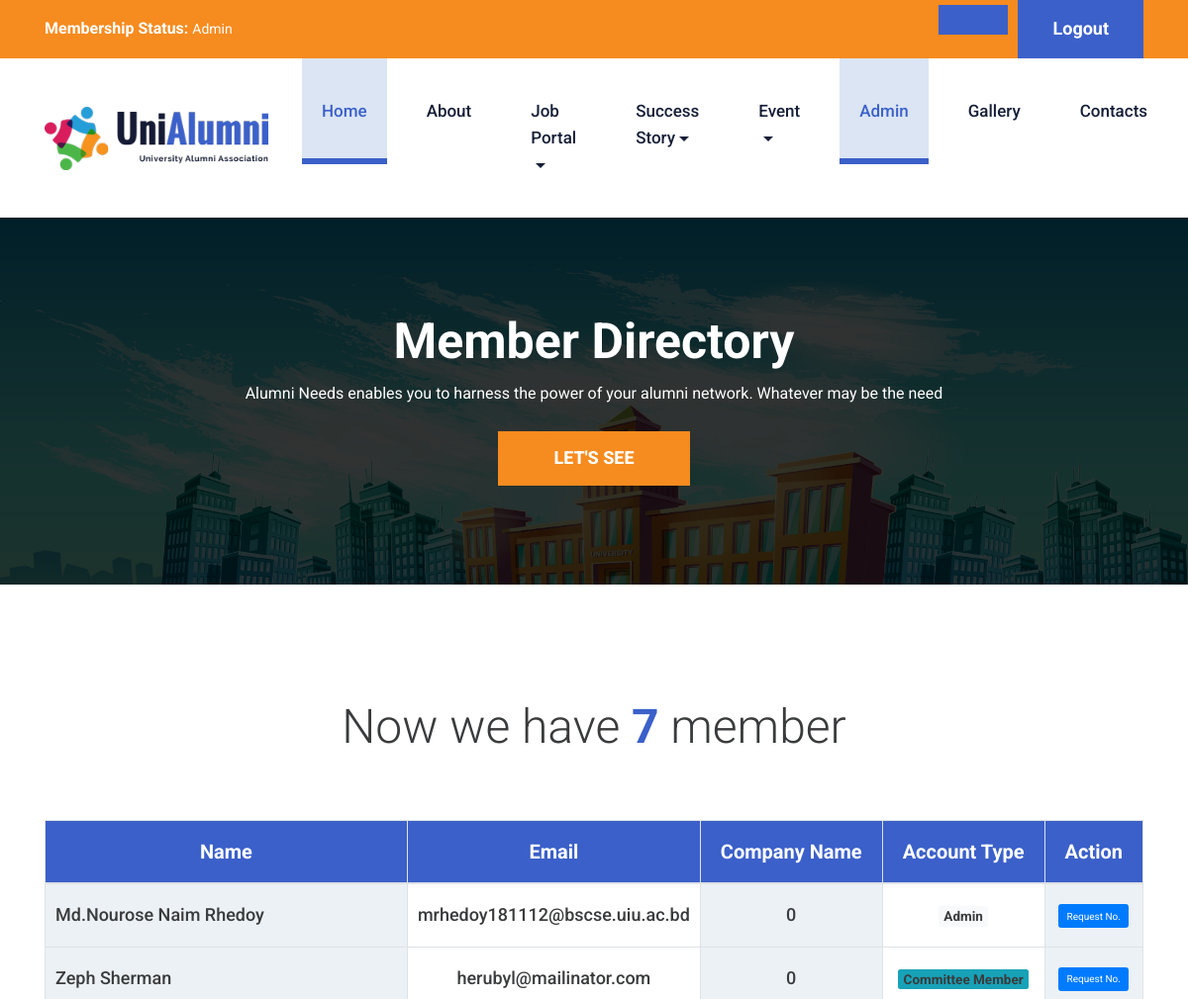
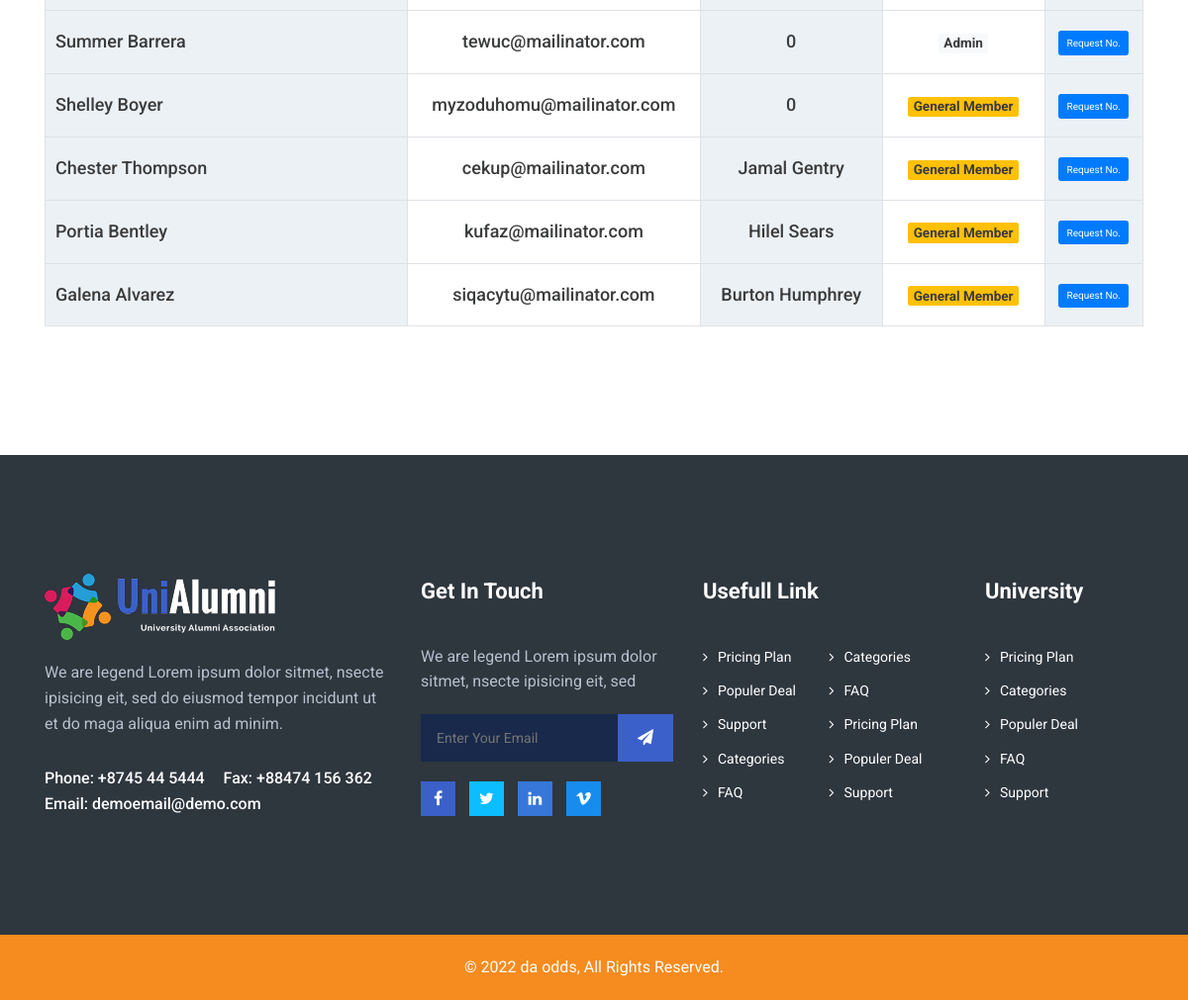
The app's page /frontend/contactList.php (signed in) with its own data (2 pictures, top to bottom).
### tables this page shows
CREATE TABLE `users` (
                         `id` int(11) NOT NULL,
                         `email` varchar(255) NOT NULL,
                         `password` varchar(255) NOT NULL,
                         `name` varchar(255) NOT NULL,
                         `account_type` int(1) NOT NULL COMMENT '0= admin, 1= alumni comitee, 2 = general user',
                         `dob` date NOT NULL,
                         `gender` varchar(255) NOT NULL,
                         `address` text NOT NULL,
                         `phone` varchar(15) NOT NULL,
                         `alumni_id_fk` int(11) DEFAULT NULL,
                         `company_name` text DEFAULT NULL
);

CREATE TABLE `alumni` (
                          `student_id` int(11) NOT NULL,
                          `department` varchar(255) NOT NULL,
                          `cgpa` varchar(255) DEFAULT NULL,
                          `photo` text DEFAULT NULL,
                          `company_id_fk` int(11) DEFAULT NULL,
                          `company_name` text DEFAULT NULL,
                          `company_website` text DEFAULT NULL
);

### frontend/contactList.php (the view, shortened to what this page needs)
<?php
include('header.php');
include('database/db_connect.php');
?>
<section id="page-title-area">
    <div class="container">
        <div class="row">
            <div class="col-lg-8 m-auto text-center">
                <div class="page-title-content">
                    <h1 class="h2">Member Directory</h1>
                    <p>Alumni Needs enables you to harness the power of your alumni network. Whatever may be the need</p>
                    <a href="#page-content-wrap" class="btn btn-brand smooth-scroll">Let's See</a>
                </div>
            </div>
        </div>
    </div>
</section>
<?php
$sql = "SELECT * FROM `users`  ";
$users = $conn->query($sql);
$number = $users->num_rows;
?>
<section id="page-content-wrap">
    <div class="directory-page-content-warp section-padding">
        <div class="container">
            <div class="row">
                <div class="col-lg-12 text-center">
                    <div class="directory-text-wrap">
                        <h2>Now  we have <strong class="funfact-count"><?php echo $number ?></strong> member </h2>
                        <div class="directory-table table-responsive">
                            <table class="table table-bordered">
                                <thead>
                                <tr>
                                    <th scope="col">Name</th>
                                    <th scope="col">Email</th>
                                    <th scope="col">Company Name</th>
                                    <th scope="col">Account Type</th>
                                    <th scope="col">Action</th>
                                </tr>
                                </thead>
                                <tbody>
                                <?php
                                while ( $user = $users->fetch_assoc() ) {
                                    ?>
                                    <tr>
                                        <td><?php echo $user['name'] ?></td>
                                        <td><?php echo $user['email'] ?></td>
                                        <?php
                                        $alumni_id_fk = $user['alumni_id_fk'];
                                        $sql = "SELECT `company_name`, `company_website` FROM `alumni` WHERE student_id='$alumni_id_fk'";
                                        $result = $conn->query($sql);
                                        $alumni = $result->fetch_assoc();
                                        ?>
                                        <td><?php echo $alumni['company_name'] ?></td>
                                        <td><?php if ($user['account_type'] == 1 )
                                            {
                                                echo '<a class="badge badge-info">Committee Member</a>';
                                            }
                                            else if ($user['account_type'] == 2 )
                                            {
                                                echo '<a class="badge badge-warning">General Member</a>';
                                            }
                                            else{
                                                echo '<a class="badge badge-light">Admin</a>';
                                            }
                                            ?></td>
                                        <td>
                                            <a class="text-white btn btn-md btn-primary">Request No.</a>
                                        </td>
                                    </tr>
                                    <?php
                                }
                                ?>
                                </tbody>
                            </table>
                        </div>
                    </div>
                </div>
            </div>
        </div>
    </div>
</section>
<?php
include("footer.php")
?>

### frontend/header.php (shortened to what this page needs)
<!DOCTYPE html>
<html class="no-js" lang="zxx">
<head>
    <link rel="stylesheet" href="../assets/frontend/assets/vendor/bootstrap/css/bootstrap.min.css" />
    <link rel="stylesheet" href="../assets/frontend/assets/vendor/navbar/bootstrap-4-navbar.css" />
    <link rel="stylesheet" href="../assets/frontend/assets/vendor/animate/animate.css" media="all" />
    <link rel="stylesheet" href="../assets/frontend/assets/vendor/fontawesome/css/font-awesome.min.css" />
    <link rel="stylesheet" href="../assets/frontend/assets/vendor/owl-carousel/owl.carousel.css" media="all" />
    <link rel="stylesheet" href="../assets/frontend/assets/vendor/magnific/magnific-popup.css" media="all" />
    <link rel="stylesheet" href="../assets/frontend/assets/vendor/nice-select/nice-select.css" media="all" />
    <link rel="stylesheet" href="../assets/frontend/assets/vendor/js-offcanvas/css/js-offcanvas.css" media="all" />
    <link id="cbx-style" data-layout="1" rel="stylesheet" href="../assets/frontend/assets/css/style-default.min.css" media="all" />
</head>
<body>
<header id="header-area">
    <div class="preheader-area">
        <div class="container">
            <div class="row">
                <div class="col-lg-6 col-sm-7 col-7">
                    <div class="preheader-left">
                        <?php
                        if (isset($_SESSION['user_details']) && isset($_SESSION['logged_in']) && $_SESSION['logged_in'] == true) {
                            $account_type = '';
                            if ($_SESSION['user_details']->account_type == 1) {
                                $account_type = 'Committee Member';
                            } else if ($_SESSION['user_details']->account_type == 2) {
                                $account_type = 'General Member';
                            } else {
                                $account_type = 'Admin';
                            }
                            ?>
                            <a ><strong>Membership Status: </strong><?php echo $account_type ?> </a>
                        <?php
                        }
                        ?>
                    </div>
                </div>
                <div class="col-lg-6 col-sm-5 col-5 text-right">
                    <div class="preheader-right">
                        <?php
                        if (isset($_SESSION['user_details']) && isset($_SESSION['logged_in']) && $_SESSION['logged_in'] == true) {
                            echo '<a  class="btn-auth btn-auth-rev" >';
                            echo '</a>';
                            echo '<a  class="btn-auth btn-auth-rev" href="logout.php" >';
                            echo "Logout";
                            echo '</a>';
                        }
                        else{
                            echo ' <a title="Login" class="btn-auth btn-auth-rev" href="register.php">Login</a>
                                    <a title="Register" class="btn-auth btn-auth" href="register.php">Signup</a>';
                        }
                        ?>
                    </div>
                </div>
            </div>
        </div>
    </div>
    <div class="header-bottom-area" id="fixheader">
        <div class="container">
            <div class="row">
                <div class="col-lg-12">
                    <nav class="main-menu navbar navbar-expand-lg navbar-light">
                        <a class="navbar-brand" href="index.php">
                            <img src="../assets/frontend/assets/img/logo.png" alt="Logo" />
                        </a>
                        <div class="collapse navbar-collapse" id="menucontent">
                            <ul class="navbar-nav ml-auto">
                                <li class="nav-item active"><a class="nav-link" href="index.php">Home</a></li>
                                <li class="nav-item"><a class="nav-link" href="about.html">About</a></li>
                                <li class="nav-item dropdown">
                                    <a class="nav-link dropdown-toggle"  data-toggle="dropdown" role="button">Job Portal</a>
                                </li>
                                <li class="nav-item dropdown">
                                    <a class="nav-link dropdown-toggle"  data-toggle="dropdown" role="button">Success Story</a>
                                </li>
                                <li class="nav-item dropdown">
                                    <a class="nav-link dropdown-toggle"  data-toggle="dropdown" role="button">Event</a>
                                </li>
                                <?php
                                if(isset($_SESSION['user_details']) && isset($_SESSION['logged_in']) && $_SESSION['logged_in']== true
                                && $_SESSION['user_details']->account_type==0 ){
                                    ?>
                                    <li class="nav-item active"><a class="nav-link" href="makeCommitteeMember.php">Admin</a></li>
                                    <?php
                                }
                                ?>
                                <li class="nav-item"><a class="nav-link" href="gallery.html" role="button">Gallery</a></li>
                                <li class="nav-item"><a class="nav-link" href="contactList.php">Contacts</a></li>
                            </ul>
                        </div>
                    </nav>
                </div>
            </div>
        </div>
    </div>
</header>

### frontend/footer.php (shortened to what this page needs)
<footer id="footer-area">
    <div class="footer-widget section-padding">
        <div class="container">
            <div class="row">
                <div class="col-lg-4 col-sm-6">
                    <div class="single-widget-wrap">
                        <div class="widgei-body">
                            <div class="footer-about">
                                <img src="../assets/frontend/assets/img/footer-logo.png" alt="Logo" class="img-fluid" />
                                <p>We are legend Lorem ipsum dolor sitmet, nsecte ipisicing eit, sed do eiusmod tempor incidunt ut  et do maga aliqua enim ad minim.</p>
                                <a href="#">Phone: +8745 44 5444</a> <a href="#">Fax: +88474 156 362</a> <br> <a href="#">Email: demoemail@demo.com</a>
                            </div>
                        </div>
                    </div>
                </div>
                <div class="col-lg-3 col-sm-6">
                    <div class="single-widget-wrap">
                        <h4 class="widget-title">Get In Touch</h4>
                        <div class="widgei-body">
                            <p>We are legend Lorem ipsum dolor sitmet, nsecte ipisicing eit, sed</p>
                            <div class="newsletter-form">
                                <form id="cbx-subscribe-form" role="search">
                                    <input type="email" placeholder="Enter Your Email"  id="subscribe" required>
                                    <button type="submit"><i class="fa fa-send"></i></button>
                                </form>
                            </div>
                            <div class="footer-social-icons">
                                <a href="#" target="_blank"><i class="fa fa-facebook"></i></a>
                                <a href="#" target="_blank"><i class="fa fa-twitter"></i></a>
                                <a href="#" target="_blank"><i class="fa fa-linkedin"></i></a>
                                <a href="#" target="_blank"><i class="fa fa-vimeo"></i></a>
                            </div>
                        </div>
                    </div>
                </div>
                <div class="col-lg-3 col-sm-6">
                    <div class="single-widget-wrap">
                        <h4 class="widget-title">Usefull Link</h4>
                        <div class="widgei-body">
                            <ul class="double-list footer-list clearfix">
                                <li><a href="#">Pricing Plan</a></li>
                                <li><a href="#">Categories</a></li>
                                <li><a href="#">Populer Deal</a></li>
                                <li><a href="#">FAQ</a></li>
                                <li><a href="#">Support</a></li>
                                <li><a href="#">Pricing Plan</a></li>
                                <li><a href="#">Categories</a></li>
                                <li><a href="#">Populer Deal</a></li>
                                <li><a href="#">FAQ</a></li>
                                <li><a href="#">Support</a></li>
                            </ul>
                        </div>
                    </div>
                </div>
                <div class="col-lg-2 col-sm-6">
                    <div class="single-widget-wrap">
                        <h4 class="widget-title">University</h4>
                        <div class="widgei-body">
                            <ul class="footer-list clearfix">
                                <li><a href="#">Pricing Plan</a></li>
                                <li><a href="#">Categories</a></li>
                                <li><a href="#">Populer Deal</a></li>
                                <li><a href="#">FAQ</a></li>
                                <li><a href="#">Support</a></li>
                            </ul>
                        </div>
                    </div>
                </div>
            </div>
        </div>
    </div>
    <div class="footer-bottom">
        <div class="container">
            <div class="row">
                <div class="col-lg-12 text-center">
                    <div class="footer-bottom-text">
                        <p>© 2022 da odds, All Rights Reserved.</p>
                    </div>
                </div>
            </div>
        </div>
    </div>
</footer>
</body>
</html>

### records on screen
users: name "Md.Nourose Naim Rhedoy", email "mrhedoy181112@bscse.uiu.ac.bd", alumni_id_fk.company_name "0", account_type "Admin"
users: name "Zeph Sherman", email "herubyl@mailinator.com", alumni_id_fk.company_name "0", account_type "Committee Member"
users: name "Summer Barrera", email "tewuc@mailinator.com", alumni_id_fk.company_name "0", account_type "Admin"
users: name "Shelley Boyer", email "myzoduhomu@mailinator.com", alumni_id_fk.company_name "0", account_type "General Member"
users: name "Chester Thompson", email "cekup@mailinator.com", alumni_id_fk.company_name "Jamal Gentry", account_type "General Member"
users: name "Portia Bentley", email "kufaz@mailinator.com", alumni_id_fk.company_name "Hilel Sears", account_type "General Member"
users: name "Galena Alvarez", email "siqacytu@mailinator.com", alumni_id_fk.company_name "Burton Humphrey", account_type "General Member"

### other values on screen
$account_type "Admin"
$number "7"
